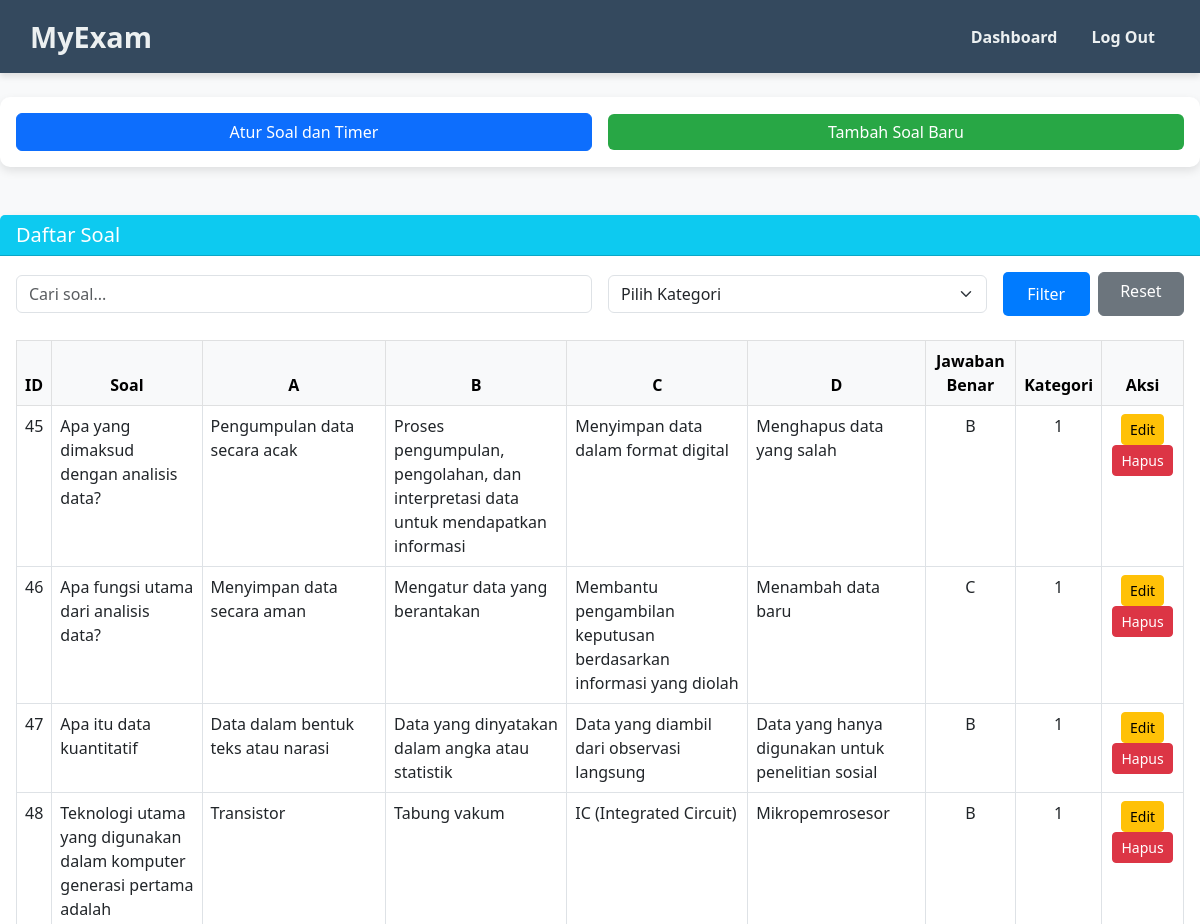
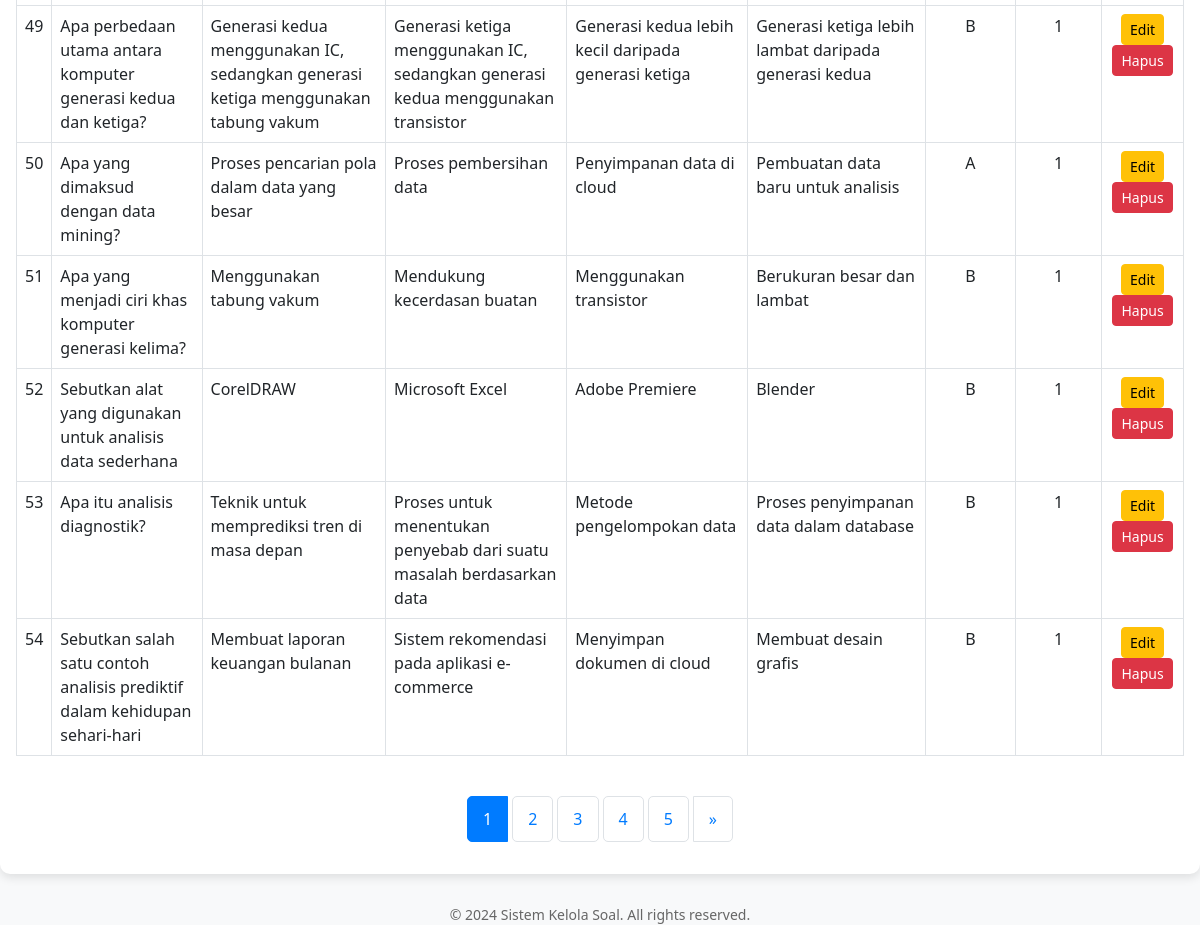
The page /admin/kelola_soal.php (signed in) on the database its author committed (2 pictures, top to bottom).
### tables this page shows
CREATE TABLE `questions` (
  `id` int(11) NOT NULL,
  `question` text NOT NULL,
  `option_a` varchar(255) NOT NULL,
  `option_b` varchar(255) NOT NULL,
  `option_c` varchar(255) NOT NULL,
  `option_d` varchar(255) NOT NULL,
  `correct_option` char(1) NOT NULL,
  `kategori` char(2) NOT NULL
);

### admin/kelola_soal.php (the view, shortened to what this page needs)
<?php
include('../db.php');
$search = isset($_GET['search']) ? $_GET['search'] : '';
$kategori_filter = isset($_GET['kategori']) ? $_GET['kategori'] : '';
$search_param = $search ? "%" . $search . "%" : null;
$count_query = "SELECT COUNT(*) FROM questions WHERE 1";
$count_stmt = $conn->prepare($count_query);
$count_stmt->execute();
$count_result = $count_stmt->get_result();
$row = $count_result->fetch_row();
$total_records = $row[0];
$limit = 10;
$total_pages = ceil($total_records / $limit);
$page = isset($_GET['page']) ? (int)$_GET['page'] : 1;
$page = ($page > $total_pages) ? $total_pages : $page;
$offset = ($page - 1) * $limit;
$query = "SELECT * FROM questions WHERE 1";
$query .= " LIMIT ?, ?";
$stmt = $conn->prepare($query);
if ($search && $kategori_filter) {
    $stmt->bind_param("ssii", $search_param, $kategori_filter, $offset, $limit);
} elseif ($search) {
    $stmt->bind_param("sii", $search_param, $offset, $limit);
} elseif ($kategori_filter) {
    $stmt->bind_param("sii", $kategori_filter, $offset, $limit);
} else {
    $stmt->bind_param("ii", $offset, $limit);
}
$stmt->execute();
$result = $stmt->get_result();
?>
<!DOCTYPE html>
<html lang="id">
<head>
    <link href="https://cdn.jsdelivr.net/npm/bootstrap@5.3.0-alpha3/dist/css/bootstrap.min.css" rel="stylesheet">
</head>
<div class="navbar">
    <div class="brand">MyExam</div>
    <div class="menu">
        <a href="index.php">Dashboard</a>
        <a href="../logout.php">Log Out</a>
    </div>
</div>
<section id="action-buttons" class="mt-4">
    <div class="card">
        <div class="card-body">
            <div class="row g-3 align-items-center">
                <div class="col-md-6 d-flex justify-content-start">
                    <button type="button" data-bs-toggle="modal" data-bs-target="#pengaturanModal" class="btn btn-primary w-100 text-white">
                        <i class="bi bi-gear-fill"></i> Atur Soal dan Timer
                    </button>
                </div>
                <div class="col-md-6 d-flex justify-content-end">
                    <button type="button" class="btn btn-success w-100" data-bs-toggle="modal" data-bs-target="#addQuestionModal">
                        <i class="bi bi-plus-circle"></i> Tambah Soal Baru
                    </button>
                </div>
            </div>
        </div>
    </div>
</section>
<section id="daftar-soal" class="mt-5">
    <div class="card">
        <div class="card-header bg-info text-white">
            <h5 class="mb-0">Daftar Soal</h5>
        </div>
        <div class="card-body">
            <form method="GET" action="kelola_soal.php" class="row g-3 align-items-center">
                <div class="col-md-6">
                    <input type="text" name="search" class="form-control" placeholder="Cari soal..."
                           value="<?= isset($_GET['search']) ? htmlspecialchars($_GET['search']) : ''; ?>">
                </div>
                <div class="col-md-4">
                    <select name="kategori" class="form-select">
                        <option value="">Pilih Kategori</option>
                    </select>
                </div>
                <div class="col-md-2 d-flex justify-content-between">
                    <button type="submit" class="btn btn-primary w-50 me-2">Filter</button>
                    <a href="kelola_soal.php" class="btn btn-secondary w-50">Reset</a>
                </div>
            </form>
            <div class="table-responsive mt-4">
                <table class="table table-bordered table-hover">
                    <thead class="table-light text-center">
                        <tr>
                            <th>ID</th>
                            <th>Soal</th>
                            <th>A</th>
                            <th>B</th>
                            <th>C</th>
                            <th>D</th>
                            <th>Jawaban Benar</th>
                            <th>Kategori</th>
                            <th>Aksi</th>
                        </tr>
                    </thead>
                    <tbody>
                        <?php while ($row = $result->fetch_assoc()): ?>
                            <tr>
                                <td class="text-center"><?= $row['id'] ?></td>
                                <td><?= htmlspecialchars($row['question']) ?></td>
                                <td><?= htmlspecialchars($row['option_a']) ?></td>
                                <td><?= htmlspecialchars($row['option_b']) ?></td>
                                <td><?= htmlspecialchars($row['option_c']) ?></td>
                                <td><?= htmlspecialchars($row['option_d']) ?></td>
                                <td class="text-center"><?= strtoupper($row['correct_option']) ?></td>
                                <td class="text-center"><?= $row['kategori'] ?></td>
                                <td class="text-center">
                                    <a href="edit_soal.php?id=<?= $row['id'] ?>" class="btn btn-warning btn-sm">Edit</a>
                                    <a href="#"
                                       class="btn btn-danger btn-sm"
                                       data-bs-toggle="modal"
                                       data-bs-target="#confirmModal"
                                       onclick="setDeleteLink('kelola_soal.php?delete=<?= $row['id'] ?>')">
                                        Hapus
                                    </a>
                                </td>
                            </tr>
                        <?php endwhile; ?>
                    </tbody>
                </table>
            </div>
            <nav aria-label="Page navigation" class="mt-4">
                <ul class="pagination justify-content-center">
                    <?php for ($i = 1; $i <= $total_pages; $i++): ?>
                        <li class="page-item <?= ($i == $page) ? 'active' : ''; ?>">
                            <a class="page-link" href="kelola_soal.php?page=<?= $i ?>&search=<?= urlencode($search) ?>&kategori=<?= urlencode($kategori_filter) ?>"><?= $i ?></a>
                        </li>
                    <?php endfor; ?>
                    <?php if ($page < $total_pages): ?>
                        <li class="page-item">
                            <a class="page-link" href="kelola_soal.php?page=<?= $page + 1 ?>&search=<?= urlencode($search) ?>&kategori=<?= urlencode($kategori_filter) ?>" aria-label="Next">
                                <span aria-hidden="true">&raquo;</span>
                            </a>
                        </li>
                    <?php endif; ?>
                </ul>
            </nav>
        </div>
    </div>
</section>
</body>
    <footer>
        &copy; 2024 Sistem Kelola Soal. All rights reserved.
    </footer>
</html>

### admin/kelola_soal.php (style rules this page uses)
.card-header { font-size: 1.2rem; font-weight: 600; }
.card { border: none; border-radius: 10px; box-shadow: 0 4px 10px rgba(0, 0, 0, 0.1); }
.btn-success { background-color: #28a745; border: none; }
footer { margin-top: 30px; text-align: center; font-size: 14px; color: #666; }
.navbar { display: flex; justify-content: space-between; align-items: center; padding: 15px 30px; background-color: #34495e; color: white; box-shadow: 0 4px 6px rgba(0, 0, 0, 0.1); position: sticky; top: 0; z-index: 1000; }
.navbar .brand { font-size: 1.8rem; font-weight: bold; color: #ecf0f1; }
.navbar .menu a { color: #ecf0f1; text-decoration: none; margin: 0 15px; font-size: 1rem; font-weight: 600; transition: color 0.3s ease; }
.pagination { display: flex; justify-content: center; align-items: center; margin-top: 20px; }
.pagination .page-link { background-color: #fff; color: #007bff; border: 1px solid #dee2e6; padding: 10px 15px; margin: 0 5px; border-radius: 5px; font-size: 1rem; transition: background-color 0.3s, color 0.3s; }
.pagination .page-item.active .page-link { background-color: #007bff; color: white; border-color: #007bff; }
.pagination .page-item:first-child .page-link { border-radius: 5px 0 0 5px; }
.pagination .page-item:last-child .page-link { border-radius: 0 5px 5px 0; }
button[type="submit"] { background-color: #007bff; color: white; font-size: 16px; padding: 10px 20px; border: none; border-radius: 5px; cursor: pointer; transition: background-color 0.3s ease; }
form { margin-top: 20px; }

### rows shown on the page
questions: id "45", question "Apa yang dimaksud dengan analisis data?", option_a "Pengumpulan data secara acak", option_b "Proses pengumpulan, pengolahan, dan interpretasi data untuk mendapatkan informasi", option_c "Menyimpan data dalam format digital", option_d "Menghapus data yang salah", correct_option "B", kategori "1"
questions: id "46", question "Apa fungsi utama dari analisis data?", option_a "Menyimpan data secara aman", option_b "Mengatur data yang berantakan", option_c "Membantu pengambilan keputusan berdasarkan informasi yang diolah", option_d "Menambah data baru", correct_option "C", kategori "1"
questions: id "47", question "Apa itu data kuantitatif", option_a "Data dalam bentuk teks atau narasi", option_b "Data yang dinyatakan dalam angka atau statistik", option_c "Data yang diambil dari observasi langsung", option_d "Data yang hanya digunakan untuk penelitian sosial", correct_option "B", kategori "1"
questions: id "48", question "Teknologi utama yang digunakan dalam komputer generasi pertama adalah", option_a "Transistor", option_b "Tabung vakum", option_c "IC (Integrated Circuit)", option_d "Mikropemrosesor", correct_option "B", kategori "1"
questions: id "49", question "Apa perbedaan utama antara komputer generasi kedua dan ketiga?", option_a "Generasi kedua menggunakan IC, sedangkan generasi ketiga menggunakan tabung vakum", option_b "Generasi ketiga menggunakan IC, sedangkan generasi kedua menggunakan transistor", option_c "Generasi kedua lebih kecil daripada generasi ketiga", option_d "Generasi ketiga lebih lambat daripada generasi kedua", correct_option "B", kategori "1"
questions: id "50", question "Apa yang dimaksud dengan data mining?", option_a "Proses pencarian pola dalam data yang besar", option_b "Proses pembersihan data", option_c "Penyimpanan data di cloud", option_d "Pembuatan data baru untuk analisis", correct_option "A", kategori "1"
questions: id "51", question "Apa yang menjadi ciri khas komputer generasi kelima?", option_a "Menggunakan tabung vakum", option_b "Mendukung kecerdasan buatan", option_c "Menggunakan transistor", option_d "Berukuran besar dan lambat", correct_option "B", kategori "1"
questions: id "52", question "Sebutkan alat yang digunakan untuk analisis data sederhana", option_a "CorelDRAW", option_b "Microsoft Excel", option_c "Adobe Premiere", option_d "Blender", correct_option "B", kategori "1"
questions: id "53", question "Apa itu analisis diagnostik?", option_a "Teknik untuk memprediksi tren di masa depan", option_b "Proses untuk menentukan penyebab dari suatu masalah berdasarkan data", option_c "Metode pengelompokan data", option_d "Proses penyimpanan data dalam database", correct_option "B", kategori "1"
questions: id "54", question "Sebutkan salah satu contoh analisis prediktif dalam kehidupan sehari-hari", option_a "Membuat laporan keuangan bulanan", option_b "Sistem rekomendasi pada aplikasi e-commerce", option_c "Menyimpan dokumen di cloud", option_d "Membuat desain grafis", correct_option "B", kategori "1"
